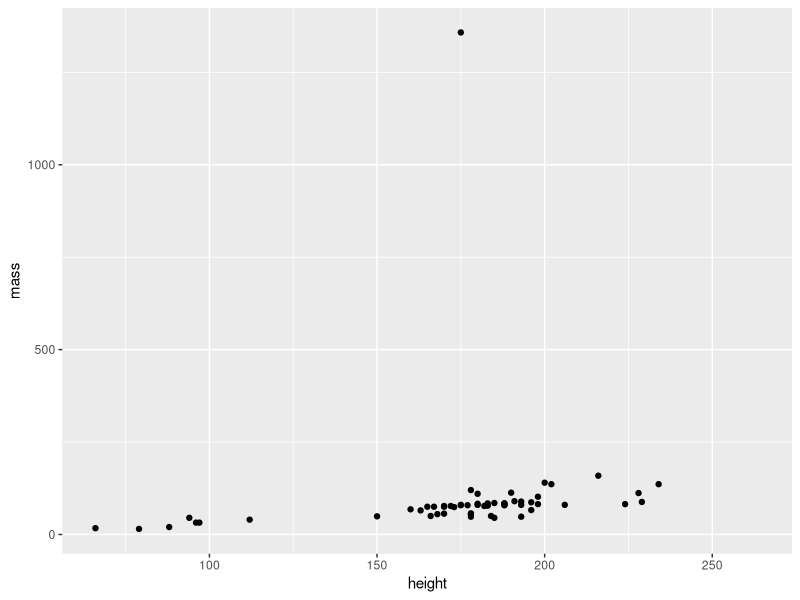
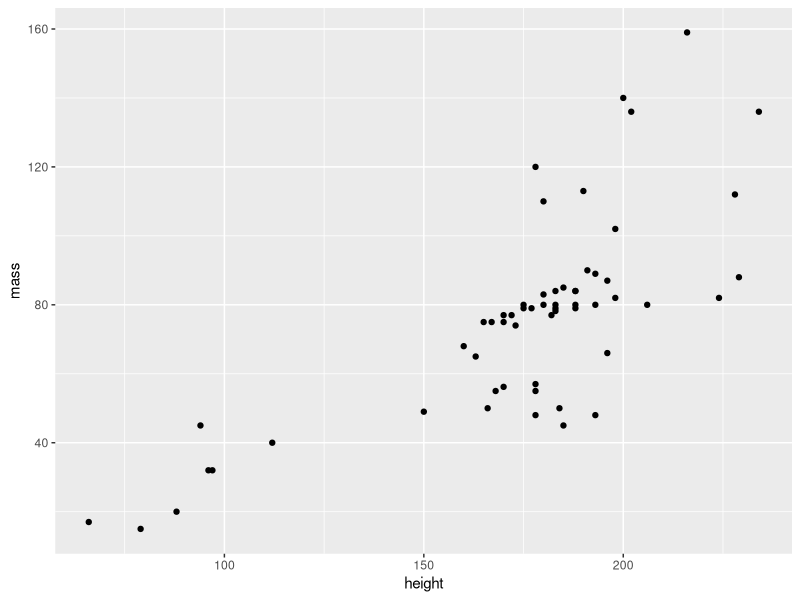
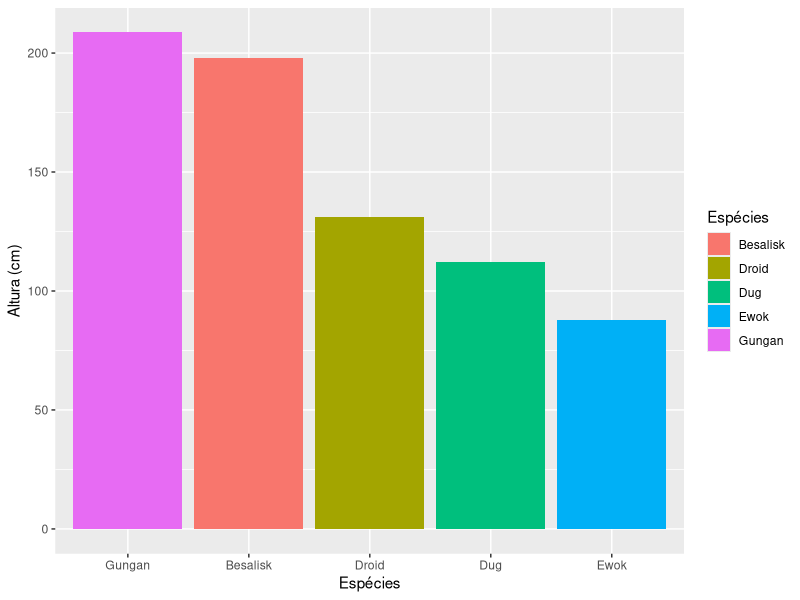
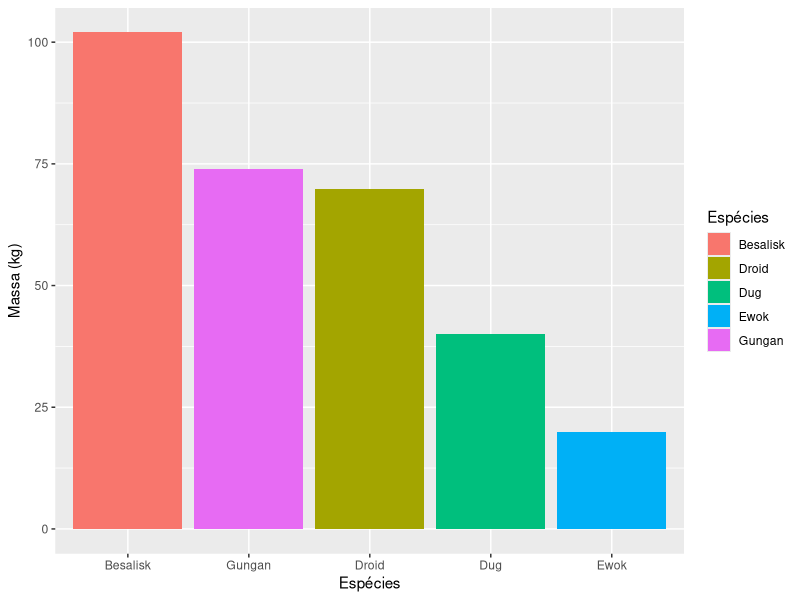
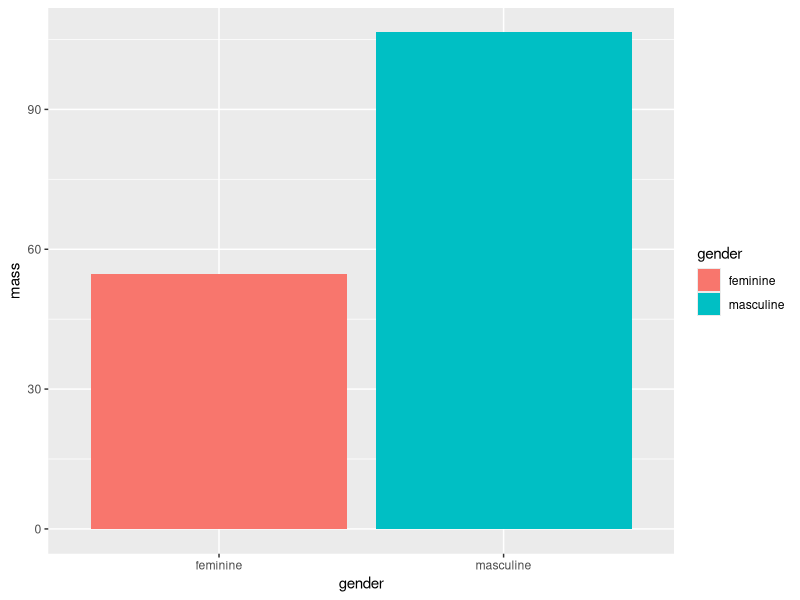
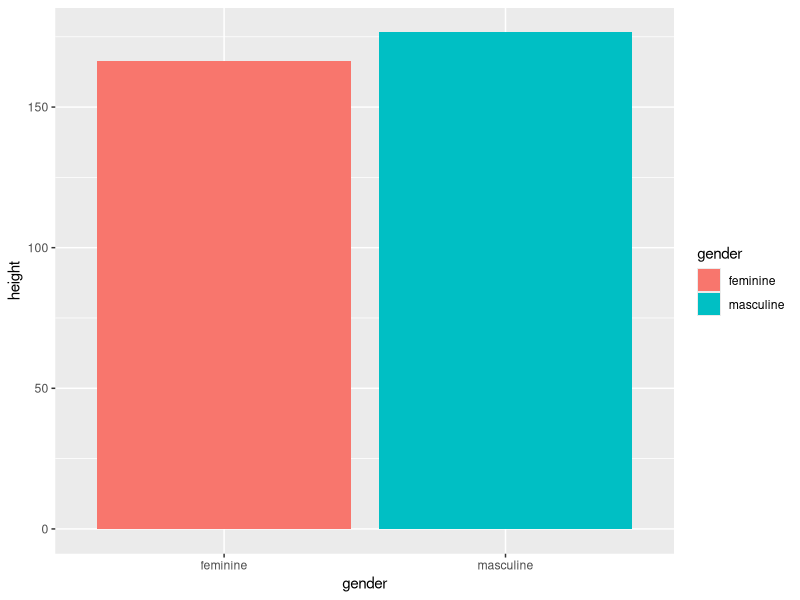

These charts were generated, in order, by the following R code:

# Pacotes tidyverse - Prática -----------------------------------------------------------------------------------------------------------------------------
# Autoria do script: Jeanne Franco ---------------------------------------------------------------------------------------------------------
# Data: 17/03/2022 -------------------------------------------------------------------------------------------------------------------------

# Carregar pacotes -------------------------------------------------------------------------------------------------------------------------

library(dplyr)
library(ggplot2)

# Carregar dados ---------------------------------------------------------------------------------------------------------------------------

dados <- starwars
View(dados)

# Manipulação de dados 1 -------------------------------------------------------------------------------------------------------------------

dados %>%
  select(mass, hair_color) %>%
  filter(hair_color == "brown")

dados %>%
  select(height, hair_color) %>%
  filter(hair_color == "brown")

dados_1 <- dados %>%
  select(height, mass) %>%
  summarise_at(c("height", "mass"), list(max, min), na.rm = TRUE) 
dados_1

dados_2 <- dados %>%
  select(height, mass) 
dados_2

# Gráfico 1 --------------------------------------------------------------------------------------------------------------------------------

ggplot(dados_2, aes(x = height, y = mass)) +
  geom_point()

# Manipulação de dados 2 -------------------------------------------------------------------------------------------------------------------

dados_2 <- dados %>%
  select(height, mass) %>%
  filter(mass != 1358) # Elimina o valor máximo (outlier que impede ver a tendência)
dados_2

# Gráfico 2 --------------------------------------------------------------------------------------------------------------------------------

ggplot(dados_2, aes(x = height, y = mass)) +
  geom_point()

# Manipulação de dados 3 -------------------------------------------------------------------------------------------------------------------

dados_3 <- dados %>%
  select(height, mass, species) %>%
  filter(species %in% c("Besalisk", "Dug", "Gungan", "Ewok", "Droid")) %>%
  group_by(species) %>%
  summarise_all(list(mean), na.rm = TRUE)
dados_3

# Gráficos 3 -------------------------------------------------------------------------------------------------------------------------------

plot_altura <- ggplot(dados_3, aes(x = species, y = height)) +
  geom_col(aes(fill = species)) +
  scale_x_discrete(limits = c("Gungan", "Besalisk", "Droid", "Dug", "Ewok")) +
  scale_fill_discrete(name = "Espécies") +
  labs(x = "Espécies", y = "Altura (cm)")
plot_altura

plot_massa <- ggplot(dados_3, aes(x = species, y = mass)) +
  geom_col(aes(fill = species)) +
  scale_x_discrete(limits = c("Besalisk", "Gungan", "Droid", "Dug", "Ewok")) +
  scale_fill_discrete(name = "Espécies") +
  labs(x = "Espécies", y = "Massa (kg)")
plot_massa

# Manipulação de dados 4 -------------------------------------------------------------------------------------------------------------------

dados_4 <- dados %>%
  select(gender, mass, height) %>%
  filter(gender %in% c("feminine", "masculine")) %>%
  group_by(gender) %>%
  summarise_all(list(mean), na.rm = TRUE)
dados_4  

# Gráficos 4 -------------------------------------------------------------------------------------------------------------------------------

massa_genero <- ggplot(dados_4, aes(x = gender, y = mass)) +
  geom_col(aes(fill = gender))
massa_genero

altura_genero <- ggplot(dados_4, aes(x = gender, y = height)) +
  geom_col(aes(fill = gender))
altura_genero
